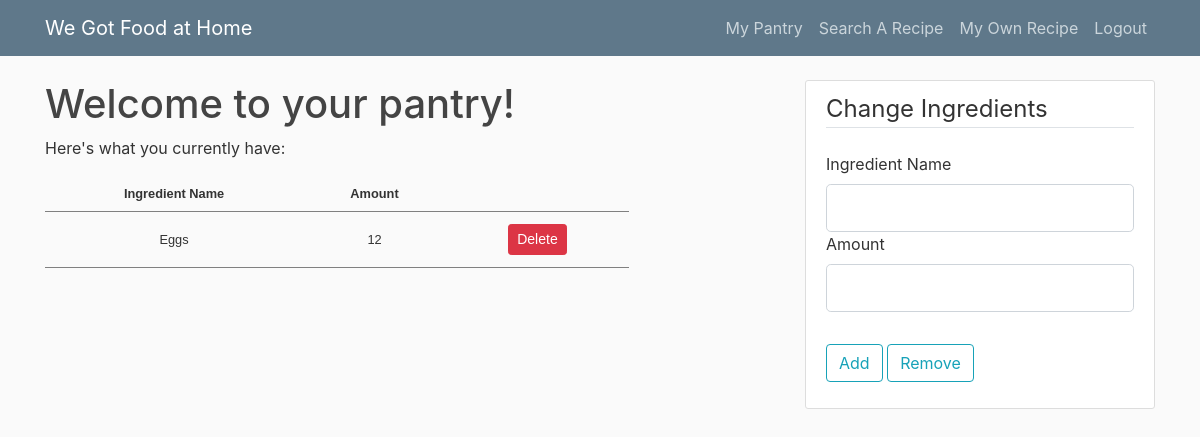
Before: /my_pantry (signed in) with the older database file.
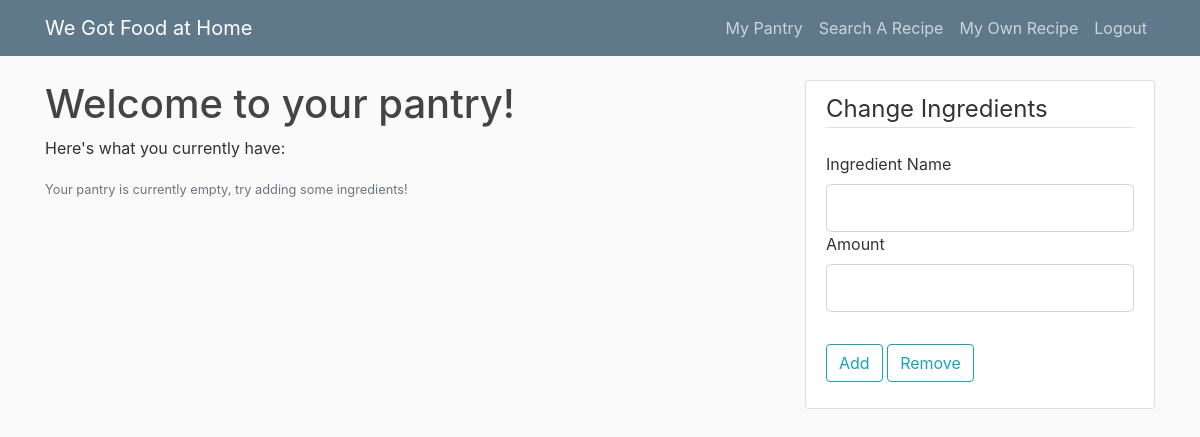
After: the same page with the newer database file.
### wdwh/models.py (models this page shows, shortened)
class Ingredient(db.Model):
    id = db.Column(db.Integer, primary_key=True)
    name = db.Column(db.String(100), nullable=False)
    qty = db.Column(db.Integer, nullable=False)
    exp_date = db.Column(db.DateTime)
    user_id = db.Column(db.Integer, db.ForeignKey('user.id'))
    recipe_id = db.Column(db.Integer, db.ForeignKey('recipe.id'))

### wdwh/routes.py (the view, shortened to what this page needs)
@app.route("/my_pantry", methods=["GET", "POST"])
@login_required
def my_pantry():
    add_ingr_form = AddIngredientForm()
    all_ingr = Ingredient.query.filter_by(user_id=current_user.id).all()
    return render_template("pantry.html", title="My Pantry", add_form=add_ingr_form, all_ingr=all_ingr)

### wdwh/forms.py (shortened to what this page needs)
class AddIngredientForm(FlaskForm):
    ingr_name = StringField("Ingredient Name", validators=[DataRequired()])
    qty = IntegerField("Amount", validators=[DataRequired()])
    add = SubmitField("Add")
    remove = SubmitField("Remove")

### wdwh/models.py (called while the page is built)
@login_manager.user_loader
def load_user(user_id):
    return User.query.get(int(user_id))

### wdwh/templates/pantry.html (shortened to what this page needs)
{% extends "layout.html" %}
{% block content %}
<body>
    <h1>Welcome to your pantry!</h1>
    <p>Here's what you currently have:</p>
    {% if all_ingr %}
        <table>
            <tr>
                <th>Ingredient Name</th>
                <th>Amount</th>
            </tr>
            {% for ingr in all_ingr %}
                <tr>
                    <td>{{ingr.name}}</td>
                    <td>{{ingr.qty}}</td>
                    <td>
                        <button type="button" class="btn btn-danger btn-sm m-1" data-toggle="modal" data-target="#deleteModal{{ingr.id}}">Delete</button>
                    </td>
                </tr>
            {% endfor %}
        </table>
    {% else %}
        <small class="text-muted">
            Your pantry is currently empty, try adding some ingredients!
        </small>
    {% endif %}
</body>
{% endblock content %}
{% block side %}
<div class="content-section">
    <form method="POST" action="">
        <fieldset class="form-group">
            <legend class="border-bottom mb-4">Change Ingredients</legend>
            <div class="form-group">
                {{ add_form.ingr_name.label(class="form-control-label") }}
                {% if add_form.ingr_name.errors %}
                    {{ add_form.ingr_name(class="form-control form-control-lg is-invalid") }}
                    <div class="invalid-feedback">
                        {% for error in add_form.ingr_name.errors %}
                            <span>{{ error }}</span>
                        {% endfor %}
                    </div>
                {% else %}
                    {{ add_form.ingr_name(class="form-control form-control-lg") }}
                {% endif %}
                {{ add_form.qty.label(class="form-control-label") }}
                {% if add_form.qty.errors %}
                    {{ add_form.qty(class="form-control form-control-lg is-invalid") }}
                    <div class="invalid-feedback">
                        {% for error in add_form.qty.errors %}
                            <span>{{ error }}</span>
                        {% endfor %}
                    </div>
                {% else %}
                    {{ add_form.qty(class="form-control form-control-lg") }}
                {% endif %}
            </div>
        </fieldset>
        <div class="form-group">
            {{ add_form.add(class="btn btn-outline-info") }}
            {{ add_form.remove(class="btn btn-outline-info") }}
        </div>
    </form>
</div>
{% endblock side %}

Changed rows visible on the page:
no longer on this page (row edited): Ingredient: name "Eggs", qty "12"
Other visible differences:
text no longer shown: "Ingredient Name Amount"
text now shown: "Your pantry is currently empty, try adding some ingredients!"
